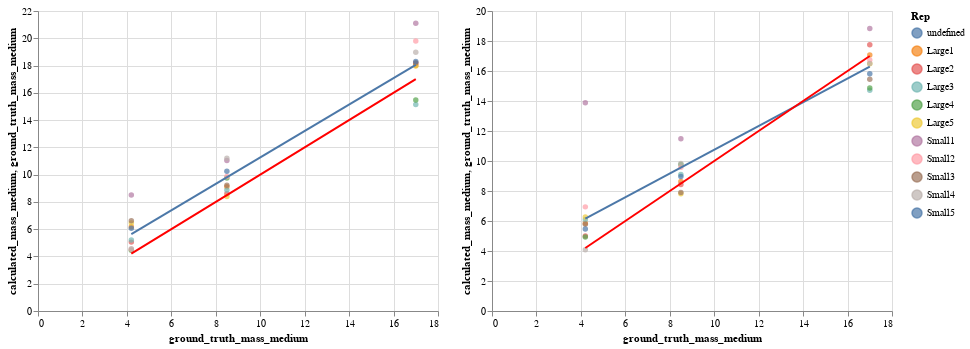

Notebook cell for this chart:
### Code cell
GE2_medium = chart_plot_medium(GE2)
GE3_medium = chart_plot_medium(GE3)
GE2_medium | GE3_medium

### Figure 1 — Vega-Lite specification as saved in the notebook (floating-point values rounded to 4 significant figures)
{"config": {"view": {"continuousWidth": 400, "continuousHeight": 300}}, "hconcat": [{"layer": [{"mark": "circle", "encoding": {"color": {"type": "nominal", "field": "Rep"}, "tooltip": [{"type": "quantitative", "field": "ground_truth_volume_medium"}, {"type": "quantitative", "field": "calculated_volume_medium"}, {"type": "nominal", "field": "Rep"}], "x": {"type": "quantitative", "field": "ground_truth_mass_medium"}, "y": {"type": "quantitative", "field": "calculated_mass_medium"}}}, {"mark": "line", "encoding": {"color": {"type": "nominal", "field": "Rep"}, "tooltip": [{"type": "quantitative", "field": "ground_truth_volume_medium"}, {"type": "quantitative", "field": "calculated_volume_medium"}, {"type": "nominal", "field": "Rep"}], "x": {"type": "quantitative", "field": "ground_truth_mass_medium"}, "y": {"type": "quantitative", "field": "calculated_mass_medium"}}, "transform": [{"on": "ground_truth_mass_medium", "regression": "calculated_mass_medium", "method": "linear"}]}, {"mark": {"type": "line", "color": "red"}, "encoding": {"x": {"type": "quantitative", "field": "ground_truth_mass_medium"}, "y": {"type": "quantitative", "field": "ground_truth_mass_medium"}}}], "data": {"name": "data-1a11c19067a46a99bba2664efaa0948b"}}, {"layer": [{"mark": "circle", "encoding": {"color": {"type": "nominal", "field": "Rep"}, "tooltip": [{"type": "quantitative", "field": "ground_truth_volume_medium"}, {"type": "quantitative", "field": "calculated_volume_medium"}, {"type": "nominal", "field": "Rep"}], "x": {"type": "quantitative", "field": "ground_truth_mass_medium"}, "y": {"type": "quantitative", "field": "calculated_mass_medium"}}}, {"mark": "line", "encoding": {"color": {"type": "nominal", "field": "Rep"}, "tooltip": [{"type": "quantitative", "field": "ground_truth_volume_medium"}, {"type": "quantitative", "field": "calculated_volume_medium"}, {"type": "nominal", "field": "Rep"}], "x": {"type": "quantitative", "field": "ground_truth_mass_medium"}, "y": {"type": "quantitative", "field": "calculated_mass_medium"}}, "transform": [{"on": "ground_truth_mass_medium", "regression": "calculated_mass_medium", "method": "linear"}]}, {"mark": {"type": "line", "color": "red"}, "encoding": {"x": {"type": "quantitative", "field": "ground_truth_mass_medium"}, "y": {"type": "quantitative", "field": "ground_truth_mass_medium"}}}], "data": {"name": "data-c1132cc00cba764b83fc822645286b5a"}}], "$schema": "https://vega.github.io/schema/vega-lite/v4.8.1.json", "datasets": {"data-1a11c19067a46a99bba2664efaa0948b": [{"inserts": "Low Density", "ground_truth_volume_large": 98.2, "calculated_volume_large": 124.1, "ground_truth_volume_medium": 21.2, "calculated_volume_medium": 30.88, "ground_truth_volume_small": 0.8, "calculated_volume_small": 0.1219, "ground_truth_mass_large": 19.6, "calculated_mass_large": 24.81, "ground_truth_mass_medium": 4.2, "calculated_mass_medium": 6.177, "ground_truth_mass_small": 0.2, "calculated_mass_small": 0.02437, "Rep": "Large1"}, {"inserts": "Medium Density", "ground_truth_volume_large": 98.2, "calculated_volume_large": 113.0, "ground_truth_volume_medium": 21.2, "calculated_volume_medium": 22.79, "ground_truth_volume_small": 0.8, "calculated_volume_small": 0.4984, "ground_truth_mass_large": 39.3, "calculated_mass_large": 45.19, "ground_truth_mass_medium": 8.5, "calculated_mass_medium": 9.115, "ground_truth_mass_small": 0.3, "calculated_mass_small": 0.1993, "Rep": "Large1"}, {"inserts": "High Density", "ground_truth_volume_large": 98.2, "calculated_volume_large": 110.4, "ground_truth_volume_medium": 21.2, "calculated_volume_medium": 22.5, "ground_truth_volume_small": 0.8, "calculated_volume_small": 0.1898, "ground_truth_mass_large": 78.5, "calculated_mass_large": 88.3, "ground_truth_mass_medium": 17.0, "calculated_mass_medium": 18.0, "ground_truth_mass_small": 0.6, "calculated_mass_small": 0.1519, "Rep": "Large1"}, {"inserts": "Low Density", "ground_truth_volume_large": 98.2, "calculated_volume_large": 113.6, "ground_truth_volume_medium": 21.2, "calculated_volume_medium": 25.26, "ground_truth_volume_small": 0.8, "calculated_volume_small": 0.0, "ground_truth_mass_large": 19.6, "calculated_mass_large": 22.73, "ground_truth_mass_medium": 4.2, "calculated_mass_medium": 5.052, "ground_truth_mass_small": 0.2, "calculated_mass_small": 0.0, "Rep": "Large2"}, {"inserts": "Medium Density", "ground_truth_volume_large": 98.2, "calculated_volume_large": 104.2, "ground_truth_volume_medium": 21.2, "calculated_volume_medium": 21.52, "ground_truth_volume_small": 0.8, "calculated_volume_small": 1.285, "ground_truth_mass_large": 39.3, "calculated_mass_large": 41.68, "ground_truth_mass_medium": 8.5, "calculated_mass_medium": 8.607, "ground_truth_mass_small": 0.3, "calculated_mass_small": 0.514, "Rep": "Large2"}, {"inserts": "High Density", "ground_truth_volume_large": 98.2, "calculated_volume_large": 109.4, "ground_truth_volume_medium": 21.2, "calculated_volume_medium": 22.74, "ground_truth_volume_small": 0.8, "calculated_volume_small": 1.027, "ground_truth_mass_large": 78.5, "calculated_mass_large": 87.53, "ground_truth_mass_medium": 17.0, "calculated_mass_medium": 18.19, "ground_truth_mass_small": 0.6, "calculated_mass_small": 0.8216, "Rep": "Large2"}, {"inserts": "Low Density", "ground_truth_volume_large": 98.2, "calculated_volume_large": 102.1, "ground_truth_volume_medium": 21.2, "calculated_volume_medium": 26.04, "ground_truth_volume_small": 0.8, "calculated_volume_small": 0.8542, "ground_truth_mass_large": 19.6, "calculated_mass_large": 20.42, "ground_truth_mass_medium": 4.2, "calculated_mass_medium": 5.208, "ground_truth_mass_small": 0.2, "calculated_mass_small": 0.1708, "Rep": "Large3"}, {"inserts": "Medium Density", "ground_truth_volume_large": 98.2, "calculated_volume_large": 107.5, "ground_truth_volume_medium": 21.2, "calculated_volume_medium": 22.18, "ground_truth_volume_small": 0.8, "calculated_volume_small": 1.017, "ground_truth_mass_large": 39.3, "calculated_mass_large": 43.0, "ground_truth_mass_medium": 8.5, "calculated_mass_medium": 8.871, "ground_truth_mass_small": 0.3, "calculated_mass_small": 0.4068, "Rep": "Large3"}, {"inserts": "High Density", "ground_truth_volume_large": 98.2, "calculated_volume_large": 111.3, "ground_truth_volume_medium": 21.2, "calculated_volume_medium": 18.92, "ground_truth_volume_small": 0.8, "calculated_volume_small": 0.7677, "ground_truth_mass_large": 78.5, "calculated_mass_large": 89.06, "ground_truth_mass_medium": 17.0, "calculated_mass_medium": 15.14, "ground_truth_mass_small": 0.6, "calculated_mass_small": 0.6142, "Rep": "Large3"}, {"inserts": "Low Density", "ground_truth_volume_large": 98.2, "calculated_volume_large": 107.0, "ground_truth_volume_medium": 21.2, "calculated_volume_medium": 22.25, "ground_truth_volume_small": 0.8, "calculated_volume_small": 0.449, "ground_truth_mass_large": 19.6, "calculated_mass_large": 21.4, "ground_truth_mass_medium": 4.2, "calculated_mass_medium": 4.451, "ground_truth_mass_small": 0.2, "calculated_mass_small": 0.08979, "Rep": "Large4"}, {"inserts": "Medium Density", "ground_truth_volume_large": 98.2, "calculated_volume_large": 114.8, "ground_truth_volume_medium": 21.2, "calculated_volume_medium": 24.39, "ground_truth_volume_small": 0.8, "calculated_volume_small": 0.4258, "ground_truth_mass_large": 39.3, "calculated_mass_large": 45.9, "ground_truth_mass_medium": 8.5, "calculated_mass_medium": 9.755, "ground_truth_mass_small": 0.3, "calculated_mass_small": 0.1703, "Rep": "Large4"}, {"inserts": "High Density", "ground_truth_volume_large": 98.2, "calculated_volume_large": 110.3, "ground_truth_volume_medium": 21.2, "calculated_volume_medium": 19.34, "ground_truth_volume_small": 0.8, "calculated_volume_small": 1.569, "ground_truth_mass_large": 78.5, "calculated_mass_large": 88.23, "ground_truth_mass_medium": 17.0, "calculated_mass_medium": 15.47, "ground_truth_mass_small": 0.6, "calculated_mass_small": 1.256, "Rep": "Large4"}, {"inserts": "Low Density", "ground_truth_volume_large": 98.2, "calculated_volume_large": 132.1, "ground_truth_volume_medium": 21.2, "calculated_volume_medium": 32.26, "ground_truth_volume_small": 0.8, "calculated_volume_small": 0.4609, "ground_truth_mass_large": 19.6, "calculated_mass_large": 26.42, "ground_truth_mass_medium": 4.2, "calculated_mass_medium": 6.453, "ground_truth_mass_small": 0.2, "calculated_mass_small": 0.09218, "Rep": "Large5"}, {"inserts": "Medium Density", "ground_truth_volume_large": 98.2, "calculated_volume_large": 105.8, "ground_truth_volume_medium": 21.2, "calculated_volume_medium": 20.98, "ground_truth_volume_small": 0.8, "calculated_volume_small": 0.3708, "ground_truth_mass_large": 39.3, "calculated_mass_large": 42.33, "ground_truth_mass_medium": 8.5, "calculated_mass_medium": 8.392, "ground_truth_mass_small": 0.3, "calculated_mass_small": 0.1483, "Rep": "Large5"}, {"inserts": "High Density", "ground_truth_volume_large": 98.2, "calculated_volume_large": 112.6, "ground_truth_volume_medium": 21.2, "calculated_volume_medium": 22.47, "ground_truth_volume_small": 0.8, "calculated_volume_small": 0.1793, "ground_truth_mass_large": 78.5, "calculated_mass_large": 90.06, "ground_truth_mass_medium": 17.0, "calculated_mass_medium": 17.97, "ground_truth_mass_small": 0.6, "calculated_mass_small": 0.1434, "Rep": "Large5"}, {"inserts": "Low Density", "ground_truth_volume_large": 98.2, "calculated_volume_large": 128.7, "ground_truth_volume_medium": 21.2, "calculated_volume_medium": 42.53, "ground_truth_volume_small": 0.8, "calculated_volume_small": 0.0, "ground_truth_mass_large": 19.6, "calculated_mass_large": 25.74, "ground_truth_mass_medium": 4.2, "calculated_mass_medium": 8.505, "ground_truth_mass_small": 0.2, "calculated_mass_small": 0.0, "Rep": "Small1"}, {"inserts": "Medium Density", "ground_truth_volume_large": 98.2, "calculated_volume_large": 129.1, "ground_truth_volume_medium": 21.2, "calculated_volume_medium": 27.59, "ground_truth_volume_small": 0.8, "calculated_volume_small": 0.8835, "ground_truth_mass_large": 39.3, "calculated_mass_large": 51.66, "ground_truth_mass_medium": 8.5, "calculated_mass_medium": 11.04, "ground_truth_mass_small": 0.3, "calculated_mass_small": 0.3534, "Rep": "Small1"}, {"inserts": "High Density", "ground_truth_volume_large": 98.2, "calculated_volume_large": 129.1, "ground_truth_volume_medium": 21.2, "calculated_volume_medium": 26.37, "ground_truth_volume_small": 0.8, "calculated_volume_small": 1.686, "ground_truth_mass_large": 78.5, "calculated_mass_large": 103.3, "ground_truth_mass_medium": 17.0, "calculated_mass_medium": 21.1, "ground_truth_mass_small": 0.6, "calculated_mass_small": 1.349, "Rep": "Small1"}, {"inserts": "Low Density", "ground_truth_volume_large": 98.2, "calculated_volume_large": 131.5, "ground_truth_volume_medium": 21.2, "calculated_volume_medium": 22.64, "ground_truth_volume_small": 0.8, "calculated_volume_small": 0.4523, "ground_truth_mass_large": 19.6, "calculated_mass_large": 26.31, "ground_truth_mass_medium": 4.2, "calculated_mass_medium": 4.528, "ground_truth_mass_small": 0.2, "calculated_mass_small": 0.09046, "Rep": "Small2"}, {"inserts": "Medium Density", "ground_truth_volume_large": 98.2, "calculated_volume_large": 124.6, "ground_truth_volume_medium": 21.2, "calculated_volume_medium": 24.67, "ground_truth_volume_small": 0.8, "calculated_volume_small": 0.4942, "ground_truth_mass_large": 39.3, "calculated_mass_large": 49.86, "ground_truth_mass_medium": 8.5, "calculated_mass_medium": 9.866, "ground_truth_mass_small": 0.3, "calculated_mass_small": 0.1977, "Rep": "Small2"}, {"inserts": "High Density", "ground_truth_volume_large": 98.2, "calculated_volume_large": 132.8, "ground_truth_volume_medium": 21.2, "calculated_volume_medium": 24.75, "ground_truth_volume_small": 0.8, "calculated_volume_small": 0.5438, "ground_truth_mass_large": 78.5, "calculated_mass_large": 106.2, "ground_truth_mass_medium": 17.0, "calculated_mass_medium": 19.8, "ground_truth_mass_small": 0.6, "calculated_mass_small": 0.435, "Rep": "Small2"}, {"inserts": "Low Density", "ground_truth_volume_large": 98.2, "calculated_volume_large": 116.0, "ground_truth_volume_medium": 21.2, "calculated_volume_medium": 33.11, "ground_truth_volume_small": 0.8, "calculated_volume_small": 0.2158, "ground_truth_mass_large": 19.6, "calculated_mass_large": 23.19, "ground_truth_mass_medium": 4.2, "calculated_mass_medium": 6.623, "ground_truth_mass_small": 0.2, "calculated_mass_small": 0.04316, "Rep": "Small3"}, {"inserts": "Medium Density", "ground_truth_volume_large": 98.2, "calculated_volume_large": 112.0, "ground_truth_volume_medium": 21.2, "calculated_volume_medium": 23.05, "ground_truth_volume_small": 0.8, "calculated_volume_small": 0.0, "ground_truth_mass_large": 39.3, "calculated_mass_large": 44.79, "ground_truth_mass_medium": 8.5, "calculated_mass_medium": 9.22, "ground_truth_mass_small": 0.3, "calculated_mass_small": 0.0, "Rep": "Small3"}, {"inserts": "High Density", "ground_truth_volume_large": 98.2, "calculated_volume_large": 118.1, "ground_truth_volume_medium": 21.2, "calculated_volume_medium": 22.73, "ground_truth_volume_small": 0.8, "calculated_volume_small": 1.295, "ground_truth_mass_large": 78.5, "calculated_mass_large": 94.51, "ground_truth_mass_medium": 17.0, "calculated_mass_medium": 18.19, "ground_truth_mass_small": 0.6, "calculated_mass_small": 1.036, "Rep": "Small3"}, {"inserts": "Low Density", "ground_truth_volume_large": 98.2, "calculated_volume_large": 116.5, "ground_truth_volume_medium": 21.2, "calculated_volume_medium": 22.8, "ground_truth_volume_small": 0.8, "calculated_volume_small": 0.3625, "ground_truth_mass_large": 19.6, "calculated_mass_large": 23.31, "ground_truth_mass_medium": 4.2, "calculated_mass_medium": 4.56, "ground_truth_mass_small": 0.2, "calculated_mass_small": 0.07249, "Rep": "Small4"}, {"inserts": "Medium Density", "ground_truth_volume_large": 98.2, "calculated_volume_large": 111.6, "ground_truth_volume_medium": 21.2, "calculated_volume_medium": 27.99, "ground_truth_volume_small": 0.8, "calculated_volume_small": 0.6731, "ground_truth_mass_large": 39.3, "calculated_mass_large": 44.63, "ground_truth_mass_medium": 8.5, "calculated_mass_medium": 11.19, "ground_truth_mass_small": 0.3, "calculated_mass_small": 0.2693, "Rep": "Small4"}, {"inserts": "High Density", "ground_truth_volume_large": 98.2, "calculated_volume_large": 116.4, "ground_truth_volume_medium": 21.2, "calculated_volume_medium": 23.73, "ground_truth_volume_small": 0.8, "calculated_volume_small": 0.8529, "ground_truth_mass_large": 78.5, "calculated_mass_large": 93.09, "ground_truth_mass_medium": 17.0, "calculated_mass_medium": 18.98, "ground_truth_mass_small": 0.6, "calculated_mass_small": 0.6823, "Rep": "Small4"}, {"inserts": "Low Density", "ground_truth_volume_large": 98.2, "calculated_volume_large": 110.5, "ground_truth_volume_medium": 21.2, "calculated_volume_medium": 30.38, "ground_truth_volume_small": 0.8, "calculated_volume_small": 1.228, "ground_truth_mass_large": 19.6, "calculated_mass_large": 22.09, "ground_truth_mass_medium": 4.2, "calculated_mass_medium": 6.076, "ground_truth_mass_small": 0.2, "calculated_mass_small": 0.2456, "Rep": "Small5"}, {"inserts": "Medium Density", "ground_truth_volume_large": 98.2, "calculated_volume_large": 114.9, "ground_truth_volume_medium": 21.2, "calculated_volume_medium": 25.62, "ground_truth_volume_small": 0.8, "calculated_volume_small": 1.091, "ground_truth_mass_large": 39.3, "calculated_mass_large": 45.96, "ground_truth_mass_medium": 8.5, "calculated_mass_medium": 10.25, "ground_truth_mass_small": 0.3, "calculated_mass_small": 0.4362, "Rep": "Small5"}, {"inserts": "High Density", "ground_truth_volume_large": 98.2, "calculated_volume_large": 116.6, "ground_truth_volume_medium": 21.2, "calculated_volume_medium": 22.87, "ground_truth_volume_small": 0.8, "calculated_volume_small": 1.137, "ground_truth_mass_large": 78.5, "calculated_mass_large": 93.29, "ground_truth_mass_medium": 17.0, "calculated_mass_medium": 18.3, "ground_truth_mass_small": 0.6, "calculated_mass_small": 0.9096, "Rep": "Small5"}], "data-c1132cc00cba764b83fc822645286b5a": [{"inserts": "Low Density", "ground_truth_volume_large": 98.2, "calculated_volume_large": 117.5, "ground_truth_volume_medium": 21.2, "calculated_volume_medium": 29.24, "ground_truth_volume_small": 0.8, "calculated_volume_small": 0.1155, "ground_truth_mass_large": 19.6, "calculated_mass_large": 23.51, "ground_truth_mass_medium": 4.2, "calculated_mass_medium": 5.848, "ground_truth_mass_small": 0.2, "calculated_mass_small": 0.0231, "Rep": "Large1"}, {"inserts": "Medium Density", "ground_truth_volume_large": 98.2, "calculated_volume_large": 107.1, "ground_truth_volume_medium": 21.2, "calculated_volume_medium": 21.6, "ground_truth_volume_small": 0.8, "calculated_volume_small": 0.4727, "ground_truth_mass_large": 39.3, "calculated_mass_large": 42.82, "ground_truth_mass_medium": 8.5, "calculated_mass_medium": 8.639, "ground_truth_mass_small": 0.3, "calculated_mass_small": 0.1891, "Rep": "Large1"}, {"inserts": "High Density", "ground_truth_volume_large": 98.2, "calculated_volume_large": 104.6, "ground_truth_volume_medium": 21.2, "calculated_volume_medium": 21.33, "ground_truth_volume_small": 0.8, "calculated_volume_small": 0.1799, "ground_truth_mass_large": 78.5, "calculated_mass_large": 83.72, "ground_truth_mass_medium": 17.0, "calculated_mass_medium": 17.07, "ground_truth_mass_small": 0.6, "calculated_mass_small": 0.1439, "Rep": "Large1"}, {"inserts": "Low Density", "ground_truth_volume_large": 98.2, "calculated_volume_large": 112.6, "ground_truth_volume_medium": 21.2, "calculated_volume_medium": 25.03, "ground_truth_volume_small": 0.8, "calculated_volume_small": 0.0, "ground_truth_mass_large": 19.6, "calculated_mass_large": 22.52, "ground_truth_mass_medium": 4.2, "calculated_mass_medium": 5.005, "ground_truth_mass_small": 0.2, "calculated_mass_small": 0.0, "Rep": "Large2"}, {"inserts": "Medium Density", "ground_truth_volume_large": 98.2, "calculated_volume_large": 102.1, "ground_truth_volume_medium": 21.2, "calculated_volume_medium": 21.09, "ground_truth_volume_small": 0.8, "calculated_volume_small": 1.254, "ground_truth_mass_large": 39.3, "calculated_mass_large": 40.85, "ground_truth_mass_medium": 8.5, "calculated_mass_medium": 8.435, "ground_truth_mass_small": 0.3, "calculated_mass_small": 0.5016, "Rep": "Large2"}, {"inserts": "High Density", "ground_truth_volume_large": 98.2, "calculated_volume_large": 106.8, "ground_truth_volume_medium": 21.2, "calculated_volume_medium": 22.19, "ground_truth_volume_small": 0.8, "calculated_volume_small": 1.002, "ground_truth_mass_large": 78.5, "calculated_mass_large": 85.41, "ground_truth_mass_medium": 17.0, "calculated_mass_medium": 17.76, "ground_truth_mass_small": 0.6, "calculated_mass_small": 0.8016, "Rep": "Large2"}, {"inserts": "Low Density", "ground_truth_volume_large": 98.2, "calculated_volume_large": 120.1, "ground_truth_volume_medium": 21.2, "calculated_volume_medium": 30.48, "ground_truth_volume_small": 0.8, "calculated_volume_small": 0.8308, "ground_truth_mass_large": 19.6, "calculated_mass_large": 24.03, "ground_truth_mass_medium": 4.2, "calculated_mass_medium": 6.095, "ground_truth_mass_small": 0.2, "calculated_mass_small": 0.1662, "Rep": "Large3"}, {"inserts": "Medium Density", "ground_truth_volume_large": 98.2, "calculated_volume_large": 110.2, "ground_truth_volume_medium": 21.2, "calculated_volume_medium": 22.73, "ground_truth_volume_small": 0.8, "calculated_volume_small": 0.989, "ground_truth_mass_large": 39.3, "calculated_mass_large": 44.06, "ground_truth_mass_medium": 8.5, "calculated_mass_medium": 9.093, "ground_truth_mass_small": 0.3, "calculated_mass_small": 0.3956, "Rep": "Large3"}, {"inserts": "High Density", "ground_truth_volume_large": 98.2, "calculated_volume_large": 108.2, "ground_truth_volume_medium": 21.2, "calculated_volume_medium": 18.4, "ground_truth_volume_small": 0.8, "calculated_volume_small": 0.7467, "ground_truth_mass_large": 78.5, "calculated_mass_large": 86.6, "ground_truth_mass_medium": 17.0, "calculated_mass_medium": 14.72, "ground_truth_mass_small": 0.6, "calculated_mass_small": 0.5974, "Rep": "Large3"}, {"inserts": "Low Density", "ground_truth_volume_large": 98.2, "calculated_volume_large": 118.8, "ground_truth_volume_medium": 21.2, "calculated_volume_medium": 24.65, "ground_truth_volume_small": 0.8, "calculated_volume_small": 0.4315, "ground_truth_mass_large": 19.6, "calculated_mass_large": 23.77, "ground_truth_mass_medium": 4.2, "calculated_mass_medium": 4.931, "ground_truth_mass_small": 0.2, "calculated_mass_small": 0.0863, "Rep": "Large4"}, {"inserts": "Medium Density", "ground_truth_volume_large": 98.2, "calculated_volume_large": 114.9, "ground_truth_volume_medium": 21.2, "calculated_volume_medium": 24.42, "ground_truth_volume_small": 0.8, "calculated_volume_small": 0.4093, "ground_truth_mass_large": 39.3, "calculated_mass_large": 45.96, "ground_truth_mass_medium": 8.5, "calculated_mass_medium": 9.766, "ground_truth_mass_small": 0.3, "calculated_mass_small": 0.1637, "Rep": "Large4"}, {"inserts": "High Density", "ground_truth_volume_large": 98.2, "calculated_volume_large": 106.0, "ground_truth_volume_medium": 21.2, "calculated_volume_medium": 18.59, "ground_truth_volume_small": 0.8, "calculated_volume_small": 1.509, "ground_truth_mass_large": 78.5, "calculated_mass_large": 84.79, "ground_truth_mass_medium": 17.0, "calculated_mass_medium": 14.87, "ground_truth_mass_small": 0.6, "calculated_mass_small": 1.207, "Rep": "Large4"}, {"inserts": "Low Density", "ground_truth_volume_large": 98.2, "calculated_volume_large": 128.2, "ground_truth_volume_medium": 21.2, "calculated_volume_medium": 31.32, "ground_truth_volume_small": 0.8, "calculated_volume_small": 0.423, "ground_truth_mass_large": 19.6, "calculated_mass_large": 25.65, "ground_truth_mass_medium": 4.2, "calculated_mass_medium": 6.263, "ground_truth_mass_small": 0.2, "calculated_mass_small": 0.0846, "Rep": "Large5"}, {"inserts": "Medium Density", "ground_truth_volume_large": 98.2, "calculated_volume_large": 98.67, "ground_truth_volume_medium": 21.2, "calculated_volume_medium": 19.56, "ground_truth_volume_small": 0.8, "calculated_volume_small": 0.3403, "ground_truth_mass_large": 39.3, "calculated_mass_large": 39.47, "ground_truth_mass_medium": 8.5, "calculated_mass_medium": 7.823, "ground_truth_mass_small": 0.3, "calculated_mass_small": 0.1361, "Rep": "Large5"}, {"inserts": "High Density", "ground_truth_volume_large": 98.2, "calculated_volume_large": 103.3, "ground_truth_volume_medium": 21.2, "calculated_volume_medium": 20.6, "ground_truth_volume_small": 0.8, "calculated_volume_small": 0.1644, "ground_truth_mass_large": 78.5, "calculated_mass_large": 82.62, "ground_truth_mass_medium": 17.0, "calculated_mass_medium": 16.48, "ground_truth_mass_small": 0.6, "calculated_mass_small": 0.1315, "Rep": "Large5"}, {"inserts": "Low Density", "ground_truth_volume_large": 98.2, "calculated_volume_large": 214.9, "ground_truth_volume_medium": 21.2, "calculated_volume_medium": 69.38, "ground_truth_volume_small": 0.8, "calculated_volume_small": 0.0, "ground_truth_mass_large": 19.6, "calculated_mass_large": 42.99, "ground_truth_mass_medium": 4.2, "calculated_mass_medium": 13.88, "ground_truth_mass_small": 0.2, "calculated_mass_small": 0.0, "Rep": "Small1"}, {"inserts": "Medium Density", "ground_truth_volume_large": 98.2, "calculated_volume_large": 134.3, "ground_truth_volume_medium": 21.2, "calculated_volume_medium": 28.72, "ground_truth_volume_small": 0.8, "calculated_volume_small": 0.789, "ground_truth_mass_large": 39.3, "calculated_mass_large": 53.72, "ground_truth_mass_medium": 8.5, "calculated_mass_medium": 11.49, "ground_truth_mass_small": 0.3, "calculated_mass_small": 0.3156, "Rep": "Small1"}, {"inserts": "High Density", "ground_truth_volume_large": 98.2, "calculated_volume_large": 115.4, "ground_truth_volume_medium": 21.2, "calculated_volume_medium": 23.55, "ground_truth_volume_small": 0.8, "calculated_volume_small": 1.507, "ground_truth_mass_large": 78.5, "calculated_mass_large": 92.31, "ground_truth_mass_medium": 17.0, "calculated_mass_medium": 18.84, "ground_truth_mass_small": 0.6, "calculated_mass_small": 1.205, "Rep": "Small1"}, {"inserts": "Low Density", "ground_truth_volume_large": 98.2, "calculated_volume_large": 194.3, "ground_truth_volume_medium": 21.2, "calculated_volume_medium": 34.71, "ground_truth_volume_small": 0.8, "calculated_volume_small": 0.3822, "ground_truth_mass_large": 19.6, "calculated_mass_large": 38.86, "ground_truth_mass_medium": 4.2, "calculated_mass_medium": 6.942, "ground_truth_mass_small": 0.2, "calculated_mass_small": 0.07644, "Rep": "Small2"}, {"inserts": "Medium Density", "ground_truth_volume_large": 98.2, "calculated_volume_large": 121.1, "ground_truth_volume_medium": 21.2, "calculated_volume_medium": 23.97, "ground_truth_volume_small": 0.8, "calculated_volume_small": 0.4179, "ground_truth_mass_large": 39.3, "calculated_mass_large": 48.45, "ground_truth_mass_medium": 8.5, "calculated_mass_medium": 9.587, "ground_truth_mass_small": 0.3, "calculated_mass_small": 0.1672, "Rep": "Small2"}, {"inserts": "High Density", "ground_truth_volume_large": 98.2, "calculated_volume_large": 112.3, "ground_truth_volume_medium": 21.2, "calculated_volume_medium": 20.91, "ground_truth_volume_small": 0.8, "calculated_volume_small": 0.4595, "ground_truth_mass_large": 78.5, "calculated_mass_large": 89.87, "ground_truth_mass_medium": 17.0, "calculated_mass_medium": 16.73, "ground_truth_mass_small": 0.6, "calculated_mass_small": 0.3676, "Rep": "Small2"}, {"inserts": "Low Density", "ground_truth_volume_large": 98.2, "calculated_volume_large": 101.1, "ground_truth_volume_medium": 21.2, "calculated_volume_medium": 28.9, "ground_truth_volume_small": 0.8, "calculated_volume_small": 0.1833, "ground_truth_mass_large": 19.6, "calculated_mass_large": 20.21, "ground_truth_mass_medium": 4.2, "calculated_mass_medium": 5.78, "ground_truth_mass_small": 0.2, "calculated_mass_small": 0.03666, "Rep": "Small3"}, {"inserts": "Medium Density", "ground_truth_volume_large": 98.2, "calculated_volume_large": 95.89, "ground_truth_volume_medium": 21.2, "calculated_volume_medium": 19.75, "ground_truth_volume_small": 0.8, "calculated_volume_small": 0.0, "ground_truth_mass_large": 39.3, "calculated_mass_large": 38.36, "ground_truth_mass_medium": 8.5, "calculated_mass_medium": 7.899, "ground_truth_mass_small": 0.3, "calculated_mass_small": 0.0, "Rep": "Small3"}, {"inserts": "High Density", "ground_truth_volume_large": 98.2, "calculated_volume_large": 100.4, "ground_truth_volume_medium": 21.2, "calculated_volume_medium": 19.31, "ground_truth_volume_small": 0.8, "calculated_volume_small": 1.1, "ground_truth_mass_large": 78.5, "calculated_mass_large": 80.35, "ground_truth_mass_medium": 17.0, "calculated_mass_medium": 15.45, "ground_truth_mass_small": 0.6, "calculated_mass_small": 0.8799, "Rep": "Small3"}, {"inserts": "Low Density", "ground_truth_volume_large": 98.2, "calculated_volume_large": 104.5, "ground_truth_volume_medium": 21.2, "calculated_volume_medium": 20.43, "ground_truth_volume_small": 0.8, "calculated_volume_small": 0.315, "ground_truth_mass_large": 19.6, "calculated_mass_large": 20.9, "ground_truth_mass_medium": 4.2, "calculated_mass_medium": 4.087, "ground_truth_mass_small": 0.2, "calculated_mass_small": 0.063, "Rep": "Small4"}, {"inserts": "Medium Density", "ground_truth_volume_large": 98.2, "calculated_volume_large": 97.94, "ground_truth_volume_medium": 21.2, "calculated_volume_medium": 24.58, "ground_truth_volume_small": 0.8, "calculated_volume_small": 0.5854, "ground_truth_mass_large": 39.3, "calculated_mass_large": 39.17, "ground_truth_mass_medium": 8.5, "calculated_mass_medium": 9.831, "ground_truth_mass_small": 0.3, "calculated_mass_small": 0.2342, "Rep": "Small4"}, {"inserts": "High Density", "ground_truth_volume_large": 98.2, "calculated_volume_large": 101.1, "ground_truth_volume_medium": 21.2, "calculated_volume_medium": 20.63, "ground_truth_volume_small": 0.8, "calculated_volume_small": 0.7418, "ground_truth_mass_large": 78.5, "calculated_mass_large": 80.9, "ground_truth_mass_medium": 17.0, "calculated_mass_medium": 16.5, "ground_truth_mass_small": 0.6, "calculated_mass_small": 0.5934, "Rep": "Small4"}, {"inserts": "Low Density", "ground_truth_volume_large": 98.2, "calculated_volume_large": 99.48, "ground_truth_volume_medium": 21.2, "calculated_volume_medium": 27.35, "ground_truth_volume_small": 0.8, "calculated_volume_small": 1.063, "ground_truth_mass_large": 19.6, "calculated_mass_large": 19.9, "ground_truth_mass_medium": 4.2, "calculated_mass_medium": 5.471, "ground_truth_mass_small": 0.2, "calculated_mass_small": 0.2125, "Rep": "Small5"}, {"inserts": "Medium Density", "ground_truth_volume_large": 98.2, "calculated_volume_large": 100.8, "ground_truth_volume_medium": 21.2, "calculated_volume_medium": 22.43, "ground_truth_volume_small": 0.8, "calculated_volume_small": 0.9443, "ground_truth_mass_large": 39.3, "calculated_mass_large": 40.31, "ground_truth_mass_medium": 8.5, "calculated_mass_medium": 8.972, "ground_truth_mass_small": 0.3, "calculated_mass_small": 0.3777, "Rep": "Small5"}, {"inserts": "High Density", "ground_truth_volume_large": 98.2, "calculated_volume_large": 100.8, "ground_truth_volume_medium": 21.2, "calculated_volume_medium": 19.76, "ground_truth_volume_small": 0.8, "calculated_volume_small": 0.9831, "ground_truth_mass_large": 78.5, "calculated_mass_large": 80.67, "ground_truth_mass_medium": 17.0, "calculated_mass_medium": 15.81, "ground_truth_mass_small": 0.6, "calculated_mass_small": 0.7864, "Rep": "Small5"}]}}
